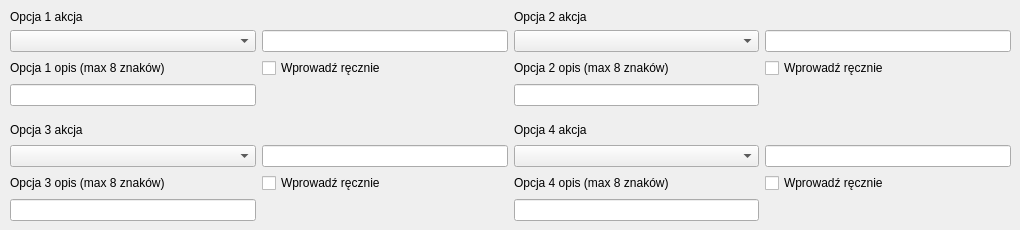
      <widget class="QWidget" name="tab_6">
       <attribute name="title">
        <string>2</string>
       </attribute>
       <widget class="QWidget" name="gridLayoutWidget_4">
        <property name="geometry">
         <rect>
          <x>10</x>
          <y>10</y>
          <width>1001</width>
          <height>96</height>
         </rect>
        </property>
        <layout class="QGridLayout" name="gridLayout_4">
         <item row="3" column="2">
          <widget class="QLineEdit" name="konf_tbx_22">
           <property name="maxLength">
            <number>8</number>
           </property>
          </widget>
         </item>
         <item row="1" column="0">
          <widget class="QComboBox" name="konf_command_cbx_21"/>
         </item>
         <item row="0" column="2">
          <widget class="QLabel" name="label_26">
           <property name="text">
            <string>Opcja 2 akcja</string>
           </property>
          </widget>
         </item>
         <item row="1" column="1">
          <widget class="QLineEdit" name="konf_command_tbx_21"/>
         </item>
         <item row="2" column="2">
          <widget class="QLabel" name="label_24">
           <property name="text">
            <string>Opcja 2 opis (max 8 znaków)</string>
           </property>
          </widget>
         </item>
         <item row="3" column="0">
          <widget class="QLineEdit" name="konf_tbx_21">
           <property name="maxLength">
            <number>8</number>
           </property>
          </widget>
         </item>
         <item row="2" column="0">
          <widget class="QLabel" name="label_23">
           <property name="text">
            <string>Opcja 1 opis (max 8 znaków)</string>
           </property>
          </widget>
         </item>
         <item row="1" column="2">
          <widget class="QComboBox" name="konf_command_cbx_22"/>
         </item>
         <item row="0" column="0">
          <widget class="QLabel" name="label_25">
           <property name="text">
            <string>Opcja 1 akcja</string>
           </property>
          </widget>
         </item>
         <item row="1" column="3">
          <widget class="QLineEdit" name="konf_command_tbx_22"/>
         </item>
         <item row="2" column="1">
          <widget class="QCheckBox" name="konf_checkbox_21">
           <property name="text">
            <string>Wprowadź ręcznie</string>
           </property>
          </widget>
         </item>
         <item row="2" column="3">
          <widget class="QCheckBox" name="konf_checkbox_22">
           <property name="text">
            <string>Wprowadź ręcznie</string>
           </property>
          </widget>
         </item>
        </layout>
       </widget>
       <widget class="QWidget" name="gridLayoutWidget_5">
        <property name="geometry">
         <rect>
          <x>10</x>
          <y>120</y>
          <width>1001</width>
          <height>101</height>
         </rect>
        </property>
        <layout class="QGridLayout" name="gridLayout_7">
         <item row="1" column="3">
          <widget class="QLineEdit" name="konf_command_tbx_24"/>
         </item>
         <item row="1" column="0">
          <widget class="QComboBox" name="konf_command_cbx_23"/>
         </item>
         <item row="0" column="0">
          <widget class="QLabel" name="label_29">
           <property name="text">
            <string>Opcja 3 akcja</string>
           </property>
          </widget>
         </item>
         <item row="3" column="0">
          <widget class="QLineEdit" name="konf_tbx_23">
           <property name="maxLength">
            <number>8</number>
           </property>
          </widget>
         </item>
         <item row="2" column="2">
          <widget class="QLabel" name="label_28">
           <property name="text">
            <string>Opcja 4 opis (max 8 znaków)</string>
           </property>
          </widget>
         </item>
         <item row="1" column="2">
          <widget class="QComboBox" name="konf_command_cbx_24"/>
         </item>
         <item row="2" column="0">
          <widget class="QLabel" name="label_27">
           <property name="text">
            <string>Opcja 3 opis (max 8 znaków)</string>
           </property>
          </widget>
         </item>
         <item row="3" column="2">
          <widget class="QLineEdit" name="konf_tbx_24">
           <property name="maxLength">
            <number>8</number>
           </property>
          </widget>
         </item>
         <item row="0" column="2">
          <widget class="QLabel" name="label_30">
           <property name="text">
            <string>Opcja 4 akcja</string>
           </property>
          </widget>
         </item>
         <item row="1" column="1">
          <widget class="QLineEdit" name="konf_command_tbx_23"/>
         </item>
         <item row="2" column="3">
          <widget class="QCheckBox" name="konf_checkbox_24">
           <property name="text">
            <string>Wprowadź ręcznie</string>
           </property>
          </widget>
         </item>
         <item row="2" column="1">
          <widget class="QCheckBox" name="konf_checkbox_23">
           <property name="text">
            <string>Wprowadź ręcznie</string>
           </property>
          </widget>
         </item>
        </layout>
       </widget>
      </widget>
